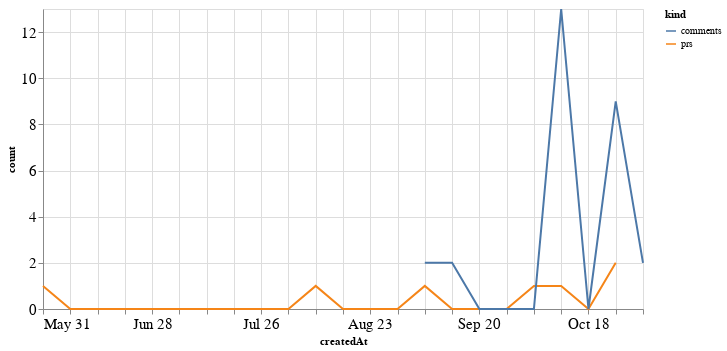

Notebook cell for this chart:
### Code cell
alt.Chart(total_time, width=600).mark_line().encode(
    x='createdAt',
    y='count',
    color='kind'
)

### Figure 1 — Vega-Lite specification as saved in the notebook (floating-point values rounded to 4 significant figures)
{"config": {"axisLeft": {"labelFontSize": 15}, "axisBottom": {"labelFontSize": 15}}, "data": {"name": "data-d8de7298125f408ed5df0ca8ca92a5fc"}, "mark": "line", "encoding": {"color": {"type": "nominal", "field": "kind"}, "x": {"type": "temporal", "field": "createdAt"}, "y": {"type": "quantitative", "field": "count"}}, "width": 600, "$schema": "https://vega.github.io/schema/vega-lite/v4.8.1.json", "datasets": {"data-d8de7298125f408ed5df0ca8ca92a5fc": [{"createdAt": "2020-05-31T00:00:00", "kind": "prs", "count": 1.0}, {"createdAt": "2020-06-07T00:00:00", "kind": "prs", "count": 0.0}, {"createdAt": "2020-06-14T00:00:00", "kind": "prs", "count": 0.0}, {"createdAt": "2020-06-21T00:00:00", "kind": "prs", "count": 0.0}, {"createdAt": "2020-06-28T00:00:00", "kind": "prs", "count": 0.0}, {"createdAt": "2020-07-05T00:00:00", "kind": "prs", "count": 0.0}, {"createdAt": "2020-07-12T00:00:00", "kind": "prs", "count": 0.0}, {"createdAt": "2020-07-19T00:00:00", "kind": "prs", "count": 0.0}, {"createdAt": "2020-07-26T00:00:00", "kind": "prs", "count": 0.0}, {"createdAt": "2020-08-02T00:00:00", "kind": "prs", "count": 0.0}, {"createdAt": "2020-08-09T00:00:00", "kind": "prs", "count": 1.0}, {"createdAt": "2020-08-16T00:00:00", "kind": "prs", "count": 0.0}, {"createdAt": "2020-08-23T00:00:00", "kind": "prs", "count": 0.0}, {"createdAt": "2020-08-30T00:00:00", "kind": "prs", "count": 0.0}, {"createdAt": "2020-09-06T00:00:00", "kind": "prs", "count": 1.0}, {"createdAt": "2020-09-13T00:00:00", "kind": "prs", "count": 0.0}, {"createdAt": "2020-09-20T00:00:00", "kind": "prs", "count": 0.0}, {"createdAt": "2020-09-27T00:00:00", "kind": "prs", "count": 0.0}, {"createdAt": "2020-10-04T00:00:00", "kind": "prs", "count": 1.0}, {"createdAt": "2020-10-11T00:00:00", "kind": "prs", "count": 1.0}, {"createdAt": "2020-10-18T00:00:00", "kind": "prs", "count": 0.0}, {"createdAt": "2020-10-25T00:00:00", "kind": "prs", "count": 2.0}, {"createdAt": "2020-11-01T00:00:00", "kind": "prs", "count": null}, {"createdAt": "2020-05-31T00:00:00", "kind": "comments", "count": null}, {"createdAt": "2020-06-07T00:00:00", "kind": "comments", "count": null}, {"createdAt": "2020-06-14T00:00:00", "kind": "comments", "count": null}, {"createdAt": "2020-06-21T00:00:00", "kind": "comments", "count": null}, {"createdAt": "2020-06-28T00:00:00", "kind": "comments", "count": null}, {"createdAt": "2020-07-05T00:00:00", "kind": "comments", "count": null}, {"createdAt": "2020-07-12T00:00:00", "kind": "comments", "count": null}, {"createdAt": "2020-07-19T00:00:00", "kind": "comments", "count": null}, {"createdAt": "2020-07-26T00:00:00", "kind": "comments", "count": null}, {"createdAt": "2020-08-02T00:00:00", "kind": "comments", "count": null}, {"createdAt": "2020-08-09T00:00:00", "kind": "comments", "count": null}, {"createdAt": "2020-08-16T00:00:00", "kind": "comments", "count": null}, {"createdAt": "2020-08-23T00:00:00", "kind": "comments", "count": null}, {"createdAt": "2020-08-30T00:00:00", "kind": "comments", "count": null}, {"createdAt": "2020-09-06T00:00:00", "kind": "comments", "count": 2.0}, {"createdAt": "2020-09-13T00:00:00", "kind": "comments", "count": 2.0}, {"createdAt": "2020-09-20T00:00:00", "kind": "comments", "count": 0.0}, {"createdAt": "2020-09-27T00:00:00", "kind": "comments", "count": 0.0}, {"createdAt": "2020-10-04T00:00:00", "kind": "comments", "count": 0.0}, {"createdAt": "2020-10-11T00:00:00", "kind": "comments", "count": 13.0}, {"createdAt": "2020-10-18T00:00:00", "kind": "comments", "count": 0.0}, {"createdAt": "2020-10-25T00:00:00", "kind": "comments", "count": 9.0}, {"createdAt": "2020-11-01T00:00:00", "kind": "comments", "count": 2.0}]}}
